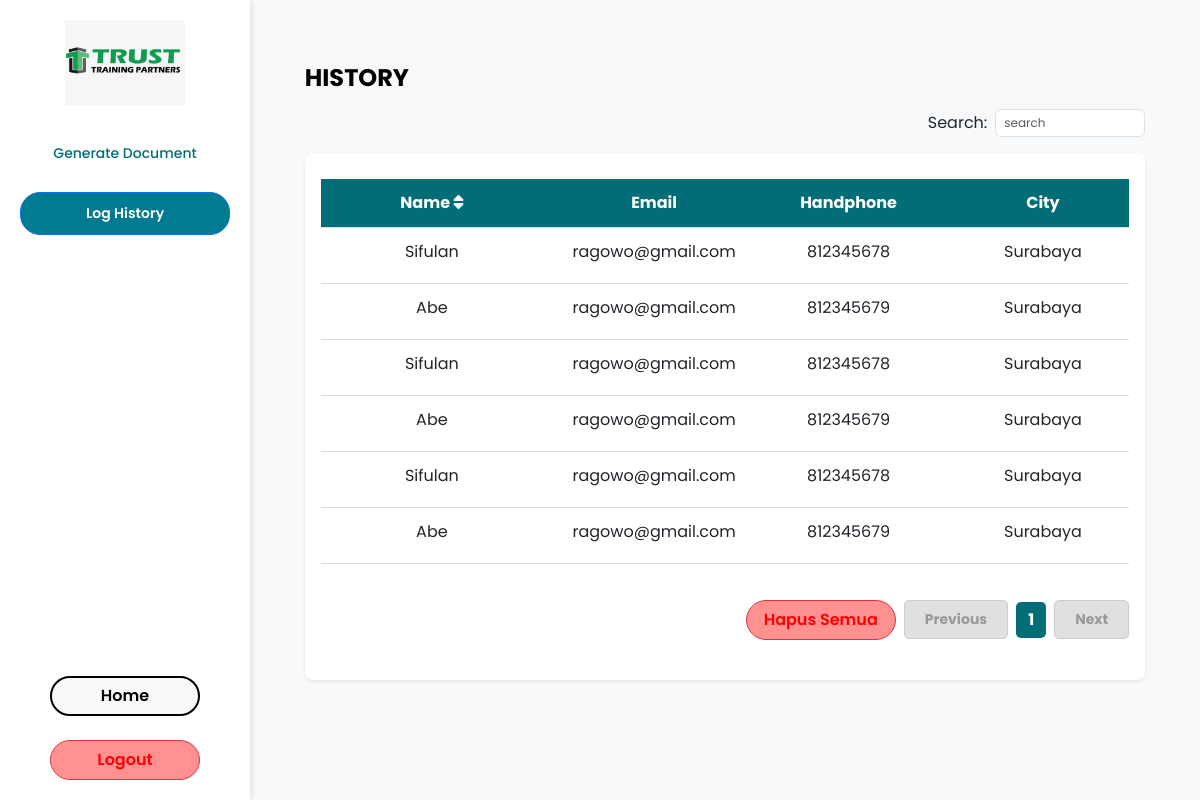
/log-history2/ (signed in), run on an earlier commit of the app's database.
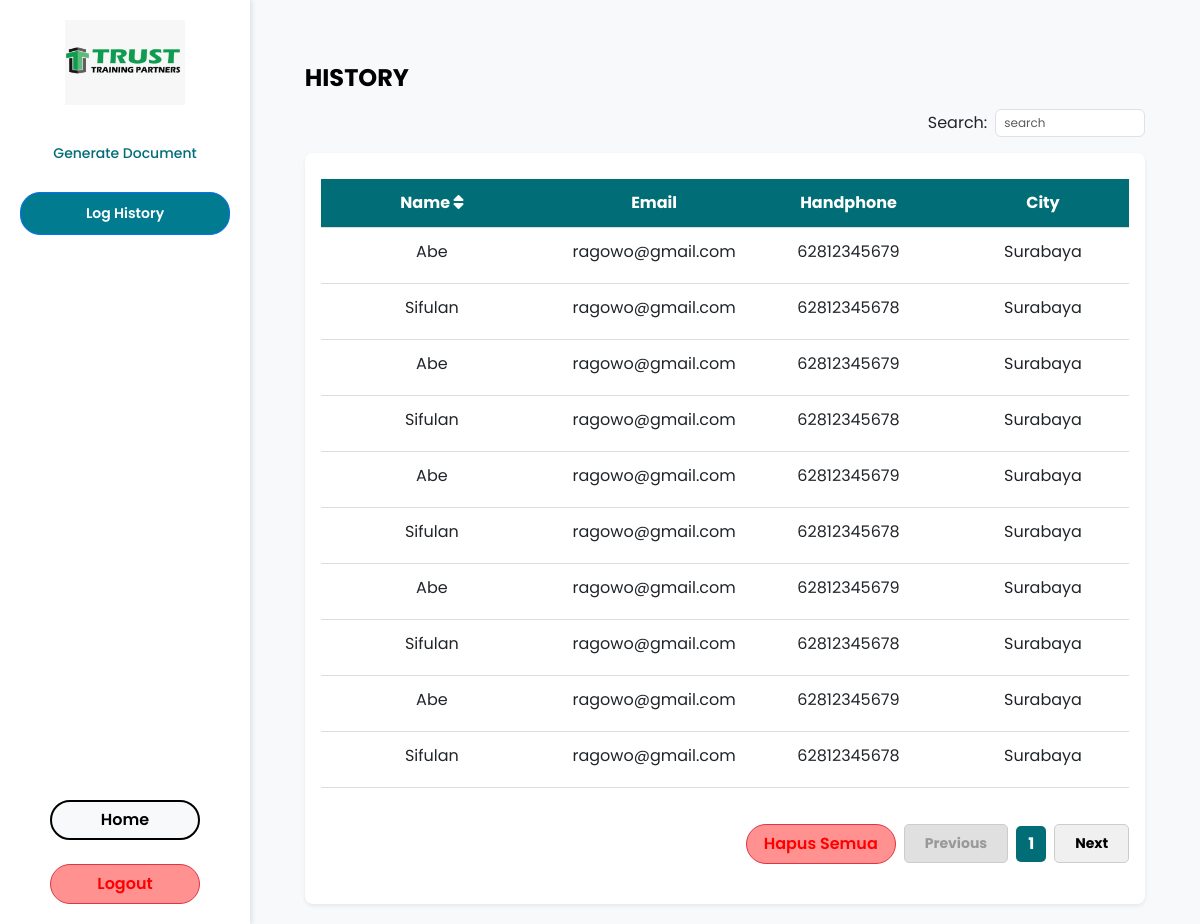
And on a later commit of the database.
### automation/models.py (models this page shows, shortened)
class LogHistory2(models.Model):
    name = models.CharField(max_length=255)
    email = models.EmailField(max_length=255, blank=True, null=True)
    handphone = models.CharField(max_length=15, blank=True, null=True)
    city = models.CharField(max_length=100, blank=True, null=True)
    upload_date = models.DateTimeField(default=timezone.now)
    course_name = models.CharField(max_length=100)
    status = models.CharField(max_length=50)
    process_time = models.DateTimeField(default=timezone.now)
    file_path = models.CharField(max_length=255, blank=True, null=True)
    file_id = models.IntegerField(blank=True, null=True)
    jadwal = models.CharField(max_length=100, blank=True, null=True)
    tuk = models.CharField(max_length=100, blank=True, null=True)
    skema = models.CharField(max_length=100, blank=True, null=True)
    asesor = models.CharField(max_length=100, blank=True, null=True)
    lokasi_sertif = models.CharField(max_length=100, blank=True, null=True)
    template = models.CharField(max_length=50, blank=True, null=True)  # Tambahkan field ini

### automation/views.py (the view)
# urls.py: path("log-history2/", automation.log_history2, name="log_history2"),
@login_required(login_url="login")
def log_history2(request):
    logs = LogHistory2.objects.all()  # Ambil data dari model baru
    for log in logs:
        log.local_time = localtime(log.upload_date).strftime("%d %b %Y %H:%M")
    return render(request, "loghistory2.html", {"logs": logs})

### automation/templates/loghistory2.html (shortened to what this page needs)
{% extends 'base2.html' %}
{% load static %}
{% block extra_css %}
<link rel="stylesheet" type="text/css" href="{% static 'style/log_history.css' %}">
<link rel="stylesheet" href="https://cdnjs.cloudflare.com/ajax/libs/font-awesome/6.4.2/css/all.min.css">
<link rel="stylesheet" href="https://cdn.jsdelivr.net/npm/sweetalert2@11/dist/sweetalert2.min.css">
{% endblock %}
{% block content %}
<div class="container mt-4">
    <h2 class="fw-bold">HISTORY</h2>
    <div class="d-flex justify-content-end mt-3">
        <label for="search" class="me-2" style="font-size: 16px;">Search:</label>
        <input type="text" id="search" class="form-control d-inline-block"
               style="width: 150px; font-size: 12px; padding: 4px 8px; height: auto;"
               placeholder="search"
               oninput="searchData()">
    </div>
    <div class="card shadow-sm mt-3">
        <div class="card-body">
            <div class="table-responsive">
                <table class="table table-hover">
                    <thead class="border-bottom bg-teal text-white">
                        <tr class="text-center">
                            <th onclick="sortTable(0, this)" data-sort="asc">
                                Name <i class="fas fa-sort"></i>
                            </th>
                            <th>Email</th>
                            <th>Handphone</th>
                            <th>City</th>
                        </tr>
                    </thead>
                    <tbody id="table-body">
                        {% for log in logs %}
                        <tr class="text-center" data-match="true" data-log-id="{{ log.id }}">
                            <td class="name-cell">{{ log.name }}</td>
                            <td>{{ log.email }}</td>
                            <td>{{ log.handphone }}</td>
                            <td>{{ log.city }}</td>
                        </tr>
                        {% empty %}
                        <tr class="text-center">
                            <td colspan="5">No history available</td>
                        </tr>
                        {% endfor %}
                    </tbody>
                </table>
            </div>
            <div class="pagination-container mb-4">
                <button id="delete-all-btn" class="btn btn-danger">Hapus Semua</button>
                <button class="btn-pagination prev-btn" disabled>Previous</button>
                <span class="pagination-number">1</span>
                <button class="btn-pagination next-btn">Next</button>
            </div>
        </div>
    </div>
</div>
{% endblock %}

### automation/templates/base2.html (shortened to what this page needs)
{% load static %}
<!DOCTYPE html>
<html lang="id">
    <head>
        <link rel="stylesheet" href="https://cdn.jsdelivr.net/npm/bootstrap@5.3.0/dist/css/bootstrap.min.css">
        <link rel="stylesheet" href="https://cdnjs.cloudflare.com/ajax/libs/font-awesome/6.0.0/css/all.min.css">
        <link rel="stylesheet" href="{% static 'style/base.css' %}">
        {% block extra_css %}{% endblock %}
    </head>
    <body>
        <div class="sidebar">
            <img src="{% static 'asset/logoTrust.jpg' %}" alt="TRUSTEntry Logo" class="img-fluid logo">
            <ul class="nav flex-column">
                <li class="nav-item">
                    <a href="{% url 'generate_document' %}" class="btn {% if request.path == '/generate_document/' %}btn-primary{% else %}nav-link{% endif %}">
                        Generate Document
                    </a>
                </li>
                <li class="nav-item">
                    <a href="{% url 'log_history2' %}" class="btn {% if request.resolver_match.url_name == 'log_history2' %}btn-primary{% else %}nav-link{% endif %}">
                        Log History
                    </a>
                </li>
            </ul>
            <a href="{% url 'homepage' %}" class="btn btn-light">Home</a>
            <a href="{% url 'logout' %}" class="btn btn-danger mt-1 w-100">Logout</a>
        </div>
        <div class="content">
            {% block content %}{% endblock %}
        </div>
    </body>
</html>

### automation/static/style/base.css (style rules this page uses)
* { box-sizing: border-box; }
body { display: flex; height: 100vh; margin: 0; font-family: 'Poppins', sans-serif; }
.sidebar { width: 250px !important; background-color: white; padding: 20px; height: 100vh; box-shadow: 2px 0 5px rgba(0, 0, 0, 0.1); text-align: center; display: flex; flex-direction: column; align-items: center; justify-content: space-between; flex-shrink: 0; position: fixed; top: 0; left: 0; overflow-y: auto; z-index: 1000; }
.content { margin-left: 250px; padding: 20px; overflow-y: auto; height: 100vh; }
.logo { max-width: 120px; margin-bottom: 20px; }
.nav { padding: 0; list-style: none; width: 100%; }
.nav-item { margin: 10px 0; }
.nav-link { text-decoration: none; color: #006D77; font-size: 14px; font-weight: 500; }
.btn-primary { background-color: #007b8f; color: white; font-size: 14px; font-weight: 600; border-radius: 20px; padding: 10px 20px; display: inline-block; width: 100%; text-align: center; text-decoration: none; }
.btn-light, .btn-danger { width: 100%; max-width: 150px; min-width: 120px; height: 40px; padding: 10px 0; border-radius: 20px; text-align: center; font-weight: 600; display: flex; align-items: center; justify-content: center; flex-shrink: 0; }
.btn-danger { background-color: #FF9191; color: #FF0000; }
.btn-light { border: 2px solid black; }
.sidebar .btn-light { margin-top: auto; margin-bottom: 20px; }

### automation/static/style/log_history.css (style rules this page uses)
body { font-family: 'Poppins', sans-serif; background-color: #f8f9fa; margin: 0; padding: 0; }
.container { max-width: 95%; margin: auto; padding-top: 20px; }
h2 { font-size: 24px; font-weight: bold; text-align: left; color: #000; }
.card { border: 3px; border-radius: 8px; overflow: hidden; max-width: 100%; }
.table-responsive { overflow-x: auto; -webkit-overflow-scrolling: touch; min-height: 0.01%; }
.table { width: 100%; min-width: 1000px; table-layout: fixed; border-collapse: collapse; margin-top: 10px; background-color: white; }
.table th, .table td { padding: 12px; text-align: center; border-bottom: 1px solid #ddd; overflow: hidden; white-space: nowrap; text-overflow: ellipsis; }
.table thead th { background-color: #006D77; color: white; font-weight: bold; }
th:nth-child(1), td:nth-child(1) { width: 20%; }
th:nth-child(2), td:nth-child(2) { width: 20%; }
th:nth-child(3), td:nth-child(3) { width: 15%; }
th:nth-child(4), td:nth-child(4) { width: 20%; }
.table td:nth-child(4) { white-space: normal; word-wrap: break-word; text-overflow: unset; }
.d-flex { align-items: center; }
.pagination-container { display: flex; justify-content: right; align-items: center; gap: 8px; margin-top: 20px; }
.btn-pagination { background-color: #f0f0f0; color: #000; border: 1px solid #ccc; padding: 8px 20px; font-size: 14px; font-weight: bold; border-radius: 5px; cursor: pointer; }
.btn-pagination:disabled { background-color: #e0e0e0; color: #999; cursor: not-allowed; }
.pagination-number { background-color: #006D77; color: white; padding: 6px 12px; border-radius: 5px; font-weight: bold; }

What changed in the data, as far as the page shows it:
removed LogHistory2: name "Sifulan", email "ragowo@gmail.com", handphone "812345678", city "Surabaya"
removed LogHistory2: name "Abe", email "ragowo@gmail.com", handphone "812345679", city "Surabaya"
removed LogHistory2: name "Sifulan", email "ragowo@gmail.com", handphone "812345678", city "Surabaya"
removed LogHistory2: name "Abe", email "ragowo@gmail.com", handphone "812345679", city "Surabaya"
removed LogHistory2: name "Sifulan", email "ragowo@gmail.com", handphone "812345678", city "Surabaya"
removed LogHistory2: name "Abe", email "ragowo@gmail.com", handphone "812345679", city "Surabaya"
added LogHistory2: name "Abe", email "ragowo@gmail.com", handphone "62812345679", city "Surabaya"
added LogHistory2: name "Sifulan", email "ragowo@gmail.com", handphone "62812345678", city "Surabaya"
added LogHistory2: name "Abe", email "ragowo@gmail.com", handphone "62812345679", city "Surabaya"
added LogHistory2: name "Sifulan", email "ragowo@gmail.com", handphone "62812345678", city "Surabaya"
added LogHistory2: name "Abe", email "ragowo@gmail.com", handphone "62812345679", city "Surabaya"
added LogHistory2: name "Sifulan", email "ragowo@gmail.com", handphone "62812345678", city "Surabaya"
added LogHistory2: name "Abe", email "ragowo@gmail.com", handphone "62812345679", city "Surabaya"
added LogHistory2: name "Sifulan", email "ragowo@gmail.com", handphone "62812345678", city "Surabaya"
added LogHistory2: name "Abe", email "ragowo@gmail.com", handphone "62812345679", city "Surabaya"
added LogHistory2: name "Sifulan", email "ragowo@gmail.com", handphone "62812345678", city "Surabaya"
